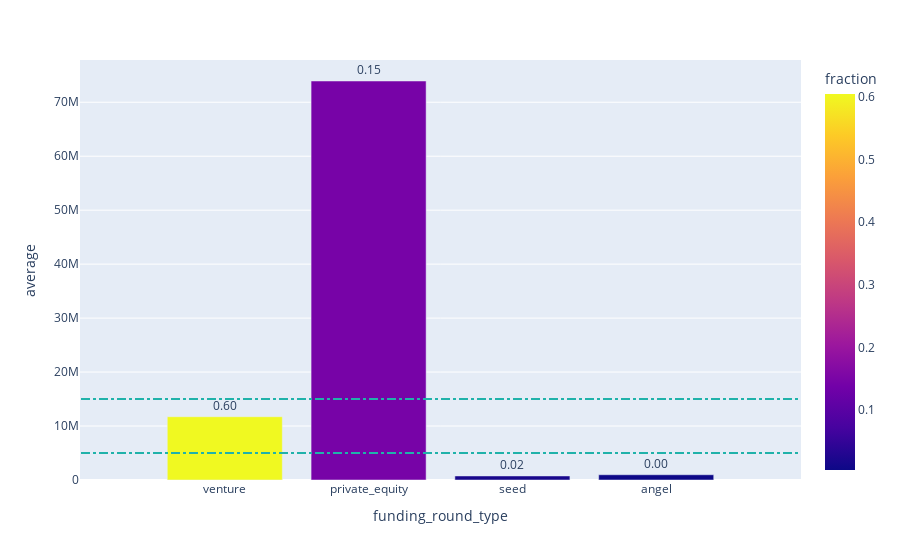

The notebook cell this image was saved under:
### Code cell
# sns.barplot(x='funding_round_type',y='fraction',hue='avg_',data=df2)
fig1=px.bar(x='funding_round_type',y='average',color='fraction',data_frame=df2,text='fraction')
fig1.update_traces(texttemplate='%{text:.2f}', textposition='outside')
# Adding horizontal lines to highlight the average amount of investments as per the spark funds requirement  
fig1.add_shape(
            type="line",
            x0=-1,
            y0=5000000,
            x1=4,
            y1=5000000,
            line=dict(
                color="LightSeaGreen",
                width=2,
                dash="dashdot",
            ),
    
    )
# adding horizontal lines
fig1.add_shape(
            type="line",
            x0=-1,
            y0=15000000,
            x1=4,
            y1=15000000,
            line=dict(
                color="LightSeaGreen",
                width=2,
                dash="dashdot",
            ),
    
    )

### Figure 1 — Plotly figure (JSON) as saved in the notebook; plotly's stock layout.template omitted (floating-point values rounded to 4 significant figures)
{"data": [{"alignmentgroup": "True", "hovertemplate": "funding_round_type=%{x}<br>average=%{y}<br>fraction=%{marker.color}<extra></extra>", "legendgroup": "", "marker": {"color": [0.6045, 0.1451, 0.01701, 0.00461], "coloraxis": "coloraxis"}, "name": "", "offsetgroup": "", "orientation": "v", "showlegend": false, "text": [0.6045, 0.1451, 0.01701, 0.00461], "textposition": "outside", "texttemplate": "%{text:.2f}", "type": "bar", "x": ["venture", "private_equity", "seed", "angel"], "xaxis": "x", "y": [11720000.0, 73940000.0, 747800.0, 971600.0], "yaxis": "y"}], "layout": {"barmode": "relative", "coloraxis": {"colorbar": {"title": {"text": "fraction"}}, "colorscale": [[0, "#0d0887"], [0.1111, "#46039f"], [0.2222, "#7201a8"], [0.3333, "#9c179e"], [0.4444, "#bd3786"], [0.5556, "#d8576b"], [0.6667, "#ed7953"], [0.7778, "#fb9f3a"], [0.8889, "#fdca26"], [1, "#f0f921"]]}, "legend": {"tracegroupgap": 0}, "margin": {"t": 60}, "shapes": [{"line": {"color": "LightSeaGreen", "dash": "dashdot", "width": 2}, "type": "line", "x0": -1, "x1": 4, "y0": 5000000, "y1": 5000000}, {"line": {"color": "LightSeaGreen", "dash": "dashdot", "width": 2}, "type": "line", "x0": -1, "x1": 4, "y0": 15000000, "y1": 15000000}], "xaxis": {"anchor": "y", "domain": [0, 1], "title": {"text": "funding_round_type"}}, "yaxis": {"anchor": "x", "domain": [0, 1], "title": {"text": "average"}}}}
